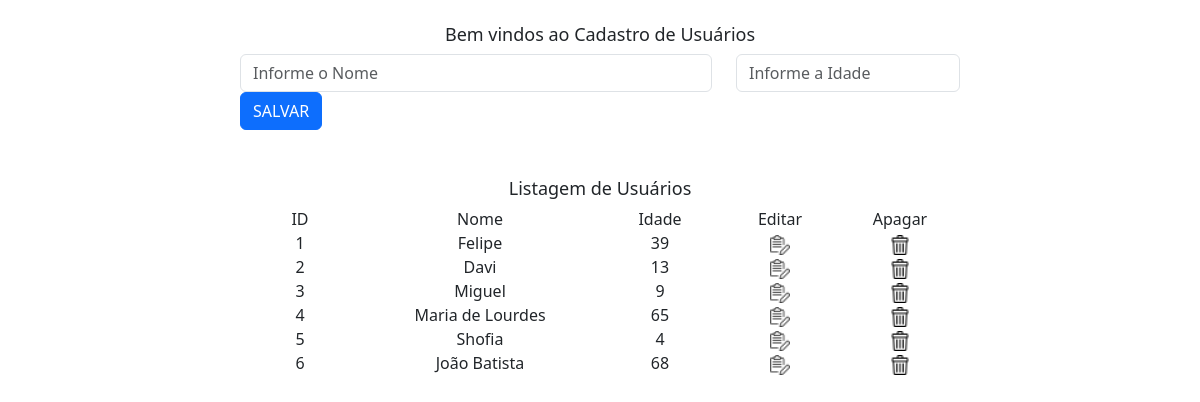
Before: / with the older database file.
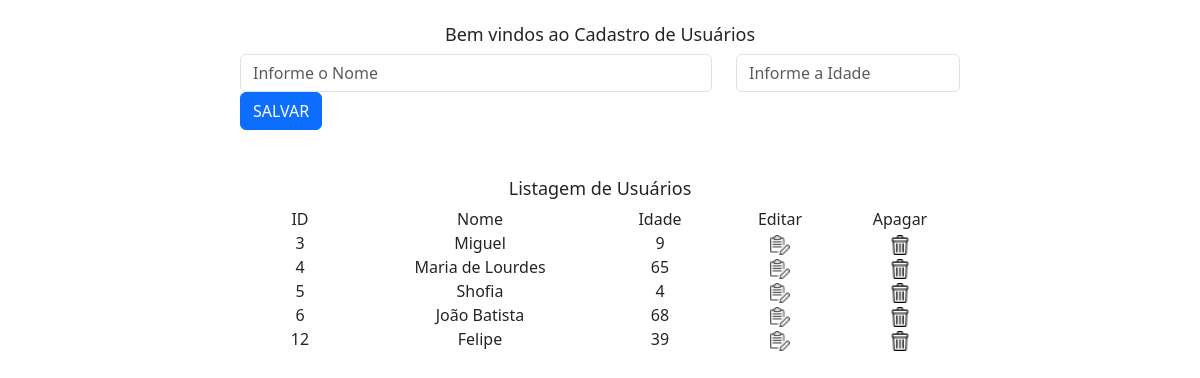
After: the same page with the newer database file.
### crud/models.py (models this page shows, shortened)
class Pessoa(models.Model):
    nome = models.CharField(max_length=50)
    idade = models.IntegerField()

### crud/views.py (the view)
# urls.py: 2. Add a URL to urlpatterns:  path('', views.home, name='home')
def home(request):
    pessoas = Pessoa.objects.all()
    return render(request,"index.html",{"pessoas":pessoas})

### crud/templates/index.html (shortened to what this page needs)
<!DOCTYPE html>
<html lang="pt-br">
<head>
    <link href="https://cdn.jsdelivr.net/npm/bootstrap@5.3.8/dist/css/bootstrap.min.css" rel="stylesheet">
</head>
<body style="width: 60%; margin-left: 20%; margin-top: 2%;">
    <h3 style="text-align: center; font-size: 18px;">Bem vindos ao Cadastro de Usuários</h3>
    <form action = "{% url 'salvar' %}" method = "POST">
        <div class="row">
            <div class="col-8">
            <input type="text" class="form-control" placeholder="Informe o Nome" aria-label="First name" name = "nome">
            </div>
            <div class="col-4">
            <input type="text" class="form-control" placeholder="Informe a Idade" aria-label="Last name" name = "idade">
            </div>
            <div class="col-12">
                <button type="submit" class="btn btn-primary">SALVAR</button>
            </div>
        </div>
    </form>
    <br><br>
    <h3 style="text-align: center; font-size: 18px;">Listagem de Usuários</h3>
    <div class="container text-center">
        <div class="row" style="text-align: center;">
            <div class="col-2">
              ID
            </div>
            <div class="col-4">
              Nome
            </div>
            <div class="col-2">
              Idade
            </div>
            <div class="col-2">
              Editar
            </div>
            <div class="col-2">
              Apagar
            </div>
        </div>
        {% for pessoa in pessoas %}
        <div class="row" style="text-align: center;">
          <div class="col-2">
            {{pessoa.id}}
          </div>
          <div class="col-4">
            {{pessoa.nome}}
          </div>
          <div class="col-2">
            {{pessoa.idade}}
          </div>
          <div class="col-2">
            <a href = "{% url 'editar' pessoa.id %}">
              {% load static %}
              <img src="{% static '../static/edit.png' %}" width="20px" height="20px">
            </a>
          </div>
          <div class="col-2">
                <a href = "{% url 'delete' pessoa.id %}">
                  {% load static %}
                  <img src="{% static '../static/trash.png' %}" width="20px" height="20px">
                </a>
          </div>
        </div>
        {% endfor %}
      </div>
</body>
</html>

Changed rows visible on the page:
removed Pessoa: id "1", nome "Felipe", idade "39"
removed Pessoa: id "2", nome "Davi", idade "13"
added Pessoa: id "12", nome "Felipe", idade "39"
